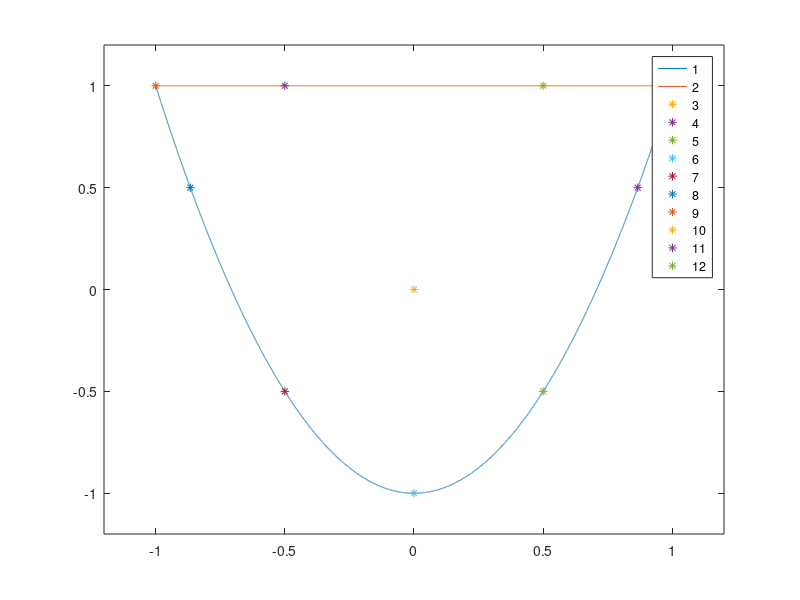

Source code (MATLAB):
clc
clear
close all

% for i=1:4
figure
z1=-1:0.0001:1;
z3=2*z1.^2-1;
plot(z1,z3,z1,ones(1,length(z1),1)')
hold on
ylim([-1.2 1.2])
xlim([-1.2 1.2])
% end

E11 = 140e3;
E22 = 10e3;
G12 = 7e3;
v12 = 0.3;
v21 = (E22/E11)*v12;

Q11 = E11/(1-v12*v21);
Q22 = E22/(1-v12*v21);
Q12 = v12*E22/(1-v12*v21);
Q66 = G12;

U1 = (3*Q11+3*Q22+2*Q12+4*Q66)/8;
U2 = (Q11-Q22)/2;
U3 = (Q11+Q22-2*Q12-4*Q66)/8;
U4 = (Q11+Q22+6*Q12-4*Q66)/8;
U5 = (U1-U4)/2;

global GAMMA_1 GAMMA_2 GAMMA_3 GAMMA_4
GAMMA_0 = [U1 U4 0; U4 U1 0; 0 0 U5];
GAMMA_1 = [U2 0 0; 0 -U2 0; 0 0 0];
GAMMA_3 = [0 0 U2/2; 0 0 U2/2; U2/2 U2/2 0];
GAMMA_2 = [U3 -U3 0; -U3 U3 0; 0 0 -U3];
GAMMA_4 = [0 0 U3; 0 0 -U3; U3 -U3 0];


layup = [
    0 0 0 0 0 0 0 0;
    15 -15 15 -15 -15 15 -15 15;
    30 -30 30 -30 -30 30 -30 30;
    45 -45 45 -45 -45 45 -45 45;
    60 -60 60 -60 -60 60 -60 60;
    75 -75 75 -75 -75 75 -75 75;
    90 90 90 90 90 90 90 90;
    45 -45 90 0 0 90 -45 45;
    90 90 90 0 0 90 90 90;
    0 0 0 90 90 0 0 0
    ];

n_layer=length(layup(1,:));
t_tow=0.5;
h=t_tow*n_layer;
for i=1:10
    xi_A1 = 0;
    xi_A2 = 0;
    xi_A3 = 0;
    xi_A4 = 0;
    xi_B1 = 0;
    xi_B2 = 0;
    xi_B3 = 0;
    xi_B4 = 0;
    xi_D1 = 0;
    xi_D2 = 0;
    xi_D3 = 0;
    xi_D4 = 0;

    for k=1:n_layer
        %theta
        theta = layup(i,k)*pi/180;    

        c2 = cos(2*theta);
        c4 = cos(4*theta);
        s2 = sin(2*theta);
        s4 = sin(4*theta);

        z2 = ( -n_layer/2 + k )*t_tow/h;
        z1 = z2 - t_tow/h;    

        xi_A1 = xi_A1 + ((z2 - z1)*c2);
        xi_A2 = xi_A2 + ((z2 - z1)*c4);
        xi_A3 = xi_A3 + ((z2 - z1)*s2);
        xi_A4 = xi_A4 + ((z2 - z1)*s4);

        xi_B1 = xi_B1 + (((z2^2 - z1^2)/2)*c2)*4;
        xi_B2 = xi_B2 + (((z2^2 - z1^2)/2)*c4)*4;
        xi_B3 = xi_B3 + (((z2^2 - z1^2)/2)*s2)*4;
        xi_B4 = xi_B4 + (((z2^2 - z1^2)/2)*s4)*4;

        xi_D1 = xi_D1 + (((z2^3 - z1^3)/3)*c2)*12;
        xi_D2 = xi_D2 + (((z2^3 - z1^3)/3)*c4)*12;
        xi_D3 = xi_D3 + (((z2^3 - z1^3)/3)*s2)*12;
        xi_D4 = xi_D4 + (((z2^3 - z1^3)/3)*s4)*12;
    end
    display(xi_A1);
    display(xi_A2);
    hold on
    plot(xi_A1,xi_A2,'*')
end
legend('1','2','3','4','5','6','7','8','9','10','11','12');